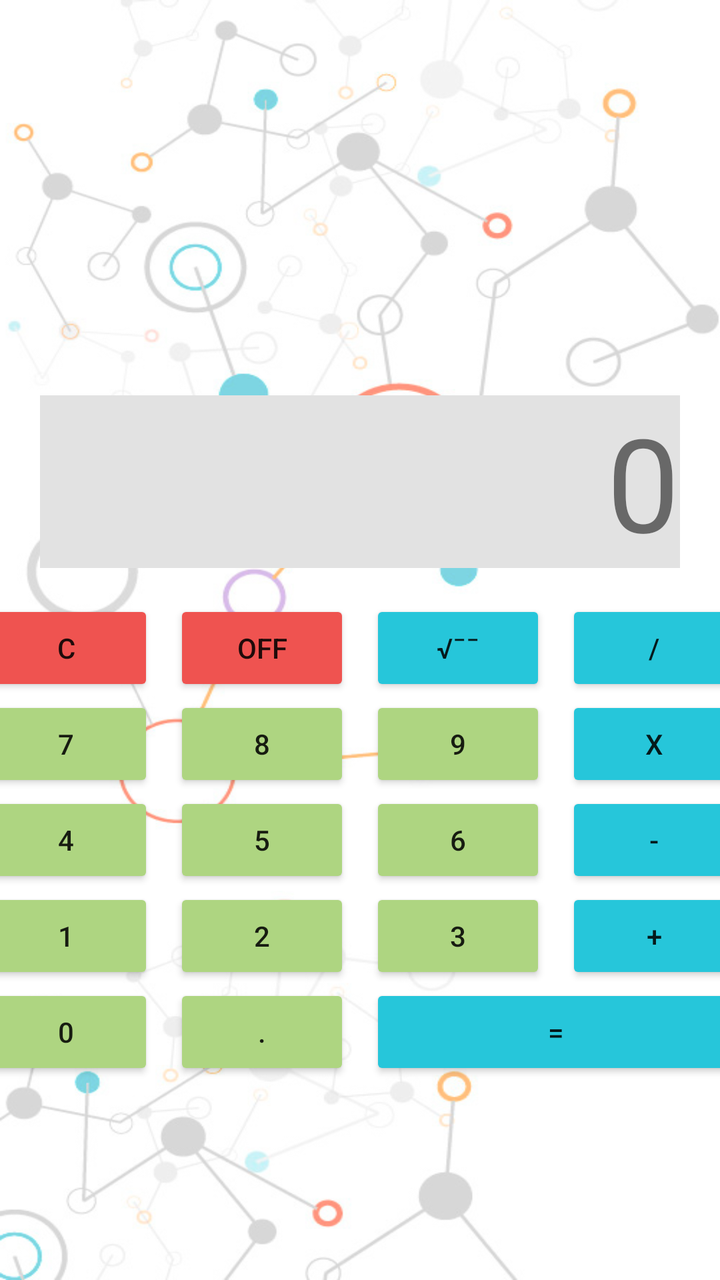
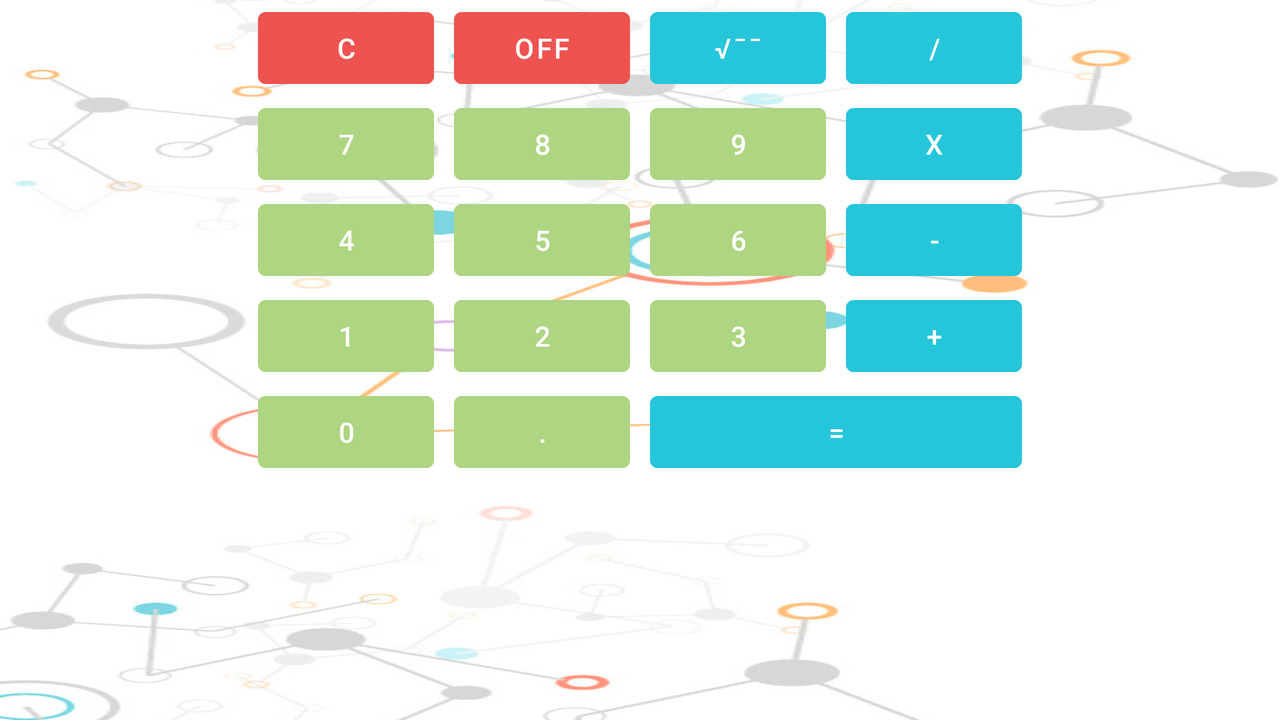

First picture: res/layout/ on a phone held upright. Second picture: the repository's own variant of that layout, on a device whose configuration matches the variant's folder. Source for both follows.
<!-- AndroidManifest.xml: application theme Theme.MyCalculator -->
<!-- res/layout/activity_main.xml -->
<?xml version="1.0" encoding="utf-8"?>
<androidx.constraintlayout.widget.ConstraintLayout xmlns:android="http://schemas.android.com/apk/res/android"
    xmlns:app="http://schemas.android.com/apk/res-auto"
    xmlns:tools="http://schemas.android.com/tools"
    android:layout_width="match_parent"
    android:layout_height="match_parent"
    android:background="@drawable/back"
    tools:context=".MainActivity">

    <EditText
        android:id="@+id/value"
        android:layout_width="match_parent"
        android:layout_height="wrap_content"
        tools:ignore="MissingConstraints"
        android:autofillHints=""
        android:visibility="invisible"/>


    <TextView
        android:id="@+id/monitor"
        android:layout_width="match_parent"
        android:layout_height="wrap_content"
        android:layout_marginStart="20dp"
        android:layout_marginEnd="20dp"
        android:layout_marginBottom="16dp"
        android:background="#e2e2e2"
        android:gravity="end"
        android:text="@string/d0"
        android:textSize="65sp"
        app:layout_constraintBottom_toTopOf="@+id/tableLayout"
        tools:layout_editor_absoluteX="0dp" />

    <TableLayout
        android:id="@+id/tableLayout"
        android:layout_width="match_parent"
        android:layout_height="wrap_content"
        android:layout_columnSpan="4"
        android:layout_marginTop="200dp"
        app:layout_constraintBottom_toBottomOf="parent"
        app:layout_constraintTop_toTopOf="parent">


        <TableRow
            android:layout_width="match_parent"
            android:layout_height="match_parent"
            android:gravity="center"
            android:orientation="horizontal">

            <Button
                android:id="@+id/resetButton"
                android:layout_width="wrap_content"
                android:layout_height="wrap_content"
                android:layout_marginEnd="10dp"
                android:backgroundTint="@color/red_flat"
                android:text="@string/c"
                tools:ignore="ButtonStyle" />

            <Button
                android:id="@+id/offButton"
                android:layout_width="wrap_content"
                android:layout_height="wrap_content"
                android:layout_marginEnd="10dp"
                android:backgroundTint="@color/red_flat"
                android:text="@string/off"
                tools:ignore="ButtonStyle" />

            <Button
                android:id="@+id/sqrtButton"
                android:layout_width="wrap_content"
                android:layout_height="wrap_content"
                android:layout_marginEnd="10dp"
                android:backgroundTint="@color/blue_flat"
                android:text="@string/sqr_root"
                tools:ignore="ButtonStyle" />


            <Button
                android:id="@+id/divisionButton"
                android:layout_width="wrap_content"
                android:layout_height="wrap_content"
                android:backgroundTint="@color/blue_flat"
                android:text="@string/division"
                tools:ignore="ButtonStyle" />

        </TableRow>

        <TableRow
            android:layout_width="match_parent"
            android:layout_height="match_parent"
            android:gravity="center"
            android:orientation="horizontal">

            <Button
                android:id="@+id/sevenButton"
                android:layout_width="wrap_content"
                android:layout_height="wrap_content"
                android:layout_marginEnd="10dp"
                android:backgroundTint="@color/green_flat"
                android:text="@string/d7"
                tools:ignore="ButtonStyle" />

            <Button
                android:id="@+id/eightButton"
                android:layout_width="wrap_content"
                android:layout_height="wrap_content"
                android:layout_marginEnd="10dp"
                android:backgroundTint="@color/green_flat"
                android:text="@string/d8"
                tools:ignore="ButtonStyle" />

            <Button
                android:id="@+id/nineButton"
                android:layout_width="wrap_content"
                android:layout_height="wrap_content"
                android:layout_marginEnd="10dp"
                android:backgroundTint="@color/green_flat"
                android:text="@string/d9"
                tools:ignore="ButtonStyle" />

            <Button
                android:id="@+id/multiplyButton"
                android:layout_width="wrap_content"
                android:layout_height="wrap_content"
                android:backgroundTint="@color/blue_flat"
                android:text="@string/multiplication"
                tools:ignore="ButtonStyle" />

        </TableRow>

        <TableRow
            android:layout_width="match_parent"
            android:layout_height="match_parent"
            android:gravity="center"
            android:orientation="horizontal">

            <Button
                android:id="@+id/fourButton"
                android:layout_width="wrap_content"
                android:layout_height="wrap_content"
                android:layout_marginEnd="10dp"
                android:backgroundTint="@color/green_flat"
                android:text="@string/d4"
                tools:ignore="ButtonStyle" />

            <Button
                android:id="@+id/fiveButton"
                android:layout_width="wrap_content"
                android:layout_height="wrap_content"
                android:layout_marginEnd="10dp"
                android:backgroundTint="@color/green_flat"
                android:text="@string/d5"
                tools:ignore="ButtonStyle" />

            <Button
                android:id="@+id/sixButton"
                android:layout_width="wrap_content"
                android:layout_height="wrap_content"
                android:layout_marginEnd="10dp"
                android:backgroundTint="@color/green_flat"
                android:text="@string/d6"
                tools:ignore="ButtonStyle" />

            <Button
                android:id="@+id/minusButton"
                android:layout_width="wrap_content"
                android:layout_height="wrap_content"
                android:backgroundTint="@color/blue_flat"
                android:text="@string/minus"
                tools:ignore="ButtonStyle" />

        </TableRow>

        <TableRow
            android:layout_width="match_parent"
            android:layout_height="match_parent"
            android:gravity="center"
            android:orientation="horizontal">

            <Button
                android:id="@+id/oneButton"
                android:layout_width="wrap_content"
                android:layout_height="wrap_content"
                android:layout_marginEnd="10dp"
                android:backgroundTint="@color/green_flat"
                android:text="@string/d1"
                tools:ignore="ButtonStyle" />

            <Button
                android:id="@+id/twoButton"
                android:layout_width="wrap_content"
                android:layout_height="wrap_content"
                android:layout_marginEnd="10dp"
                android:backgroundTint="@color/green_flat"
                android:text="@string/d2"
                tools:ignore="ButtonStyle" />

            <Button
                android:id="@+id/threeButton"
                android:layout_width="wrap_content"
                android:layout_height="wrap_content"
                android:layout_marginEnd="10dp"
                android:backgroundTint="@color/green_flat"
                android:text="@string/d3"
                tools:ignore="ButtonStyle" />

            <Button
                android:id="@+id/plusButton"
                android:layout_width="wrap_content"
                android:layout_height="wrap_content"
                android:backgroundTint="@color/blue_flat"
                android:text="@string/plus"
                tools:ignore="ButtonStyle" />

        </TableRow>

        <TableRow
            android:layout_width="match_parent"
            android:layout_height="match_parent"
            android:gravity="center"
            android:orientation="horizontal">

            <Button
                android:id="@+id/zeroButton"
                android:layout_width="wrap_content"
                android:layout_height="wrap_content"
                android:layout_marginEnd="10dp"
                android:backgroundTint="@color/green_flat"
                android:text="@string/d0"
                tools:ignore="ButtonStyle" />

            <Button
                android:id="@+id/pointButton"
                android:layout_width="wrap_content"
                android:layout_height="wrap_content"
                android:layout_marginEnd="10dp"
                android:backgroundTint="@color/green_flat"
                android:text="@string/point"
                tools:ignore="ButtonStyle" />


            <Button
                android:id="@+id/equalButton"
                android:layout_width="wrap_content"
                android:layout_height="wrap_content"
                android:layout_span="2"
                android:backgroundTint="@color/blue_flat"
                android:text="@string/equally"
                tools:ignore="ButtonStyle" />

        </TableRow>


    </TableLayout>

</androidx.constraintlayout.widget.ConstraintLayout>
<!-- resources referenced by this layout -->
<resources>
  <color name="blue_flat">#26C6DA</color>
  <color name="green_flat">#AED581</color>
  <color name="red_flat">#EF5350</color>
  <!-- drawable back: png bitmap (drawable, 199322 bytes) -->
  <string name="c">C</string>
  <string name="d0">0</string>
  <string name="d1">1</string>
  <string name="d2">2</string>
  <string name="d3">3</string>
  <string name="d4">4</string>
  <string name="d5">5</string>
  <string name="d6">6</string>
  <string name="d7">7</string>
  <string name="d8">8</string>
  <string name="d9">9</string>
  <string name="division">/</string>
  <string name="equally">=</string>
  <string name="minus">-</string>
  <string name="multiplication">X</string>
  <string name="off">OFF</string>
  <string name="plus">+</string>
  <string name="point">.</string>
  <string name="sqr_root">√¯¯</string>
  <style name="Theme.MyCalculator" parent="Theme.MaterialComponents.DayNight.DarkActionBar">
          
          <item name="colorPrimary">@color/purple_500</item>
          <item name="colorPrimaryVariant">@color/purple_700</item>
          <item name="colorOnPrimary">@color/white</item>
          
          <item name="colorSecondary">@color/teal_200</item>
          <item name="colorSecondaryVariant">@color/teal_700</item>
          <item name="colorOnSecondary">@color/black</item>
          <item name="backgroundColor">@color/white</item>
          
          <item name="android:statusBarColor" tools:targetApi="l">?attr/colorPrimaryVariant</item>
          
      </style>
  <color name="purple_500">#FF6200EE</color>
  <color name="purple_700">#FF3700B3</color>
  <color name="white">#FFFFFFFF</color>
  <color name="teal_200">#FF03DAC5</color>
  <color name="teal_700">#FF018786</color>
  <color name="black">#FF000000</color>
</resources>
<!-- res/layout-land/activity_main.xml (the author's variant of the layout above) -->
<!-- drawn on the phone turned sideways -->
<?xml version="1.0" encoding="utf-8"?>
<androidx.constraintlayout.widget.ConstraintLayout xmlns:android="http://schemas.android.com/apk/res/android"
    xmlns:app="http://schemas.android.com/apk/res-auto"
    xmlns:tools="http://schemas.android.com/tools"
    android:layout_width="match_parent"
    android:layout_height="match_parent"
    android:background="@drawable/back"
    android:orientation="horizontal"
    tools:context=".MainActivity">


    <EditText
        android:id="@+id/value"
        android:layout_width="match_parent"
        android:layout_height="wrap_content"
        android:autofillHints=""
        android:visibility="invisible"
        tools:ignore="MissingConstraints"
        tools:layout_editor_absoluteX="0dp"
        tools:layout_editor_absoluteY="42dp" />

    <TextView
        android:id="@+id/monitor"
        android:layout_width="364dp"
        android:layout_height="48dp"
        android:autofillHints=""
        android:background="@color/monitor_back"
        android:gravity="end"
        android:textSize="@dimen/monitorTextSize"
        app:layout_constraintBottom_toBottomOf="parent"
        app:layout_constraintEnd_toEndOf="parent"
        app:layout_constraintStart_toStartOf="parent"
        app:layout_constraintTop_toBottomOf="@+id/tableLayout"
        app:layout_constraintVertical_bias="0.202"
        app:layout_goneMarginBottom="60dp" />

    <TableLayout
        android:id="@+id/tableLayout"
        android:layout_width="437dp"
        android:layout_height="256dp"
        android:layout_columnSpan="4"
        app:layout_constraintEnd_toEndOf="parent"
        app:layout_constraintStart_toStartOf="parent"
        app:layout_constraintTop_toTopOf="parent"
        app:layout_goneMarginTop="50dp">


        <TableRow style="@style/TableRowStyle">

            <com.google.android.material.button.MaterialButton
                android:id="@+id/resetButton"
                style="@style/ButtonStyle"
                android:backgroundTint="@color/red_flat"
                android:text="@string/c" />

            <com.google.android.material.button.MaterialButton
                android:id="@+id/offButton"
                style="@style/ButtonStyle"
                android:backgroundTint="@color/red_flat"
                android:text="@string/off" />

            <com.google.android.material.button.MaterialButton
                android:id="@+id/sqrtButton"
                style="@style/ButtonStyle"
                android:backgroundTint="@color/blue_flat"
                android:text="@string/sqr_root" />


            <com.google.android.material.button.MaterialButton
                android:id="@+id/divisionButton"
                style="@style/ButtonStyle"
                android:layout_marginEnd="0dp"
                android:backgroundTint="@color/blue_flat"
                android:text="@string/division" />

        </TableRow>

        <TableRow style="@style/TableRowStyle">

            <com.google.android.material.button.MaterialButton
                android:id="@+id/sevenButton"
                style="@style/ButtonStyle"
                android:backgroundTint="@color/green_flat"
                android:text="@string/d7" />

            <com.google.android.material.button.MaterialButton
                android:id="@+id/eightButton"
                style="@style/ButtonStyle"
                android:backgroundTint="@color/green_flat"
                android:text="@string/d8" />

            <com.google.android.material.button.MaterialButton
                android:id="@+id/nineButton"
                style="@style/ButtonStyle"
                android:backgroundTint="@color/green_flat"
                android:text="@string/d9" />

            <com.google.android.material.button.MaterialButton
                android:id="@+id/multiplyButton"
                style="@style/ButtonStyle"
                android:layout_marginEnd="0dp"
                android:backgroundTint="@color/blue_flat"
                android:text="@string/multiplication" />

        </TableRow>

        <TableRow style="@style/TableRowStyle">

            <com.google.android.material.button.MaterialButton
                android:id="@+id/fourButton"
                style="@style/ButtonStyle"
                android:backgroundTint="@color/green_flat"
                android:text="@string/d4" />

            <com.google.android.material.button.MaterialButton
                android:id="@+id/fiveButton"
                style="@style/ButtonStyle"
                android:backgroundTint="@color/green_flat"
                android:text="@string/d5" />

            <com.google.android.material.button.MaterialButton
                android:id="@+id/sixButton"
                style="@style/ButtonStyle"
                android:backgroundTint="@color/green_flat"
                android:text="@string/d6" />

            <com.google.android.material.button.MaterialButton
                android:id="@+id/minusButton"
                style="@style/ButtonStyle"
                android:layout_marginEnd="0dp"
                android:backgroundTint="@color/blue_flat"
                android:text="@string/minus" />

        </TableRow>

        <TableRow style="@style/TableRowStyle">

            <com.google.android.material.button.MaterialButton
                android:id="@+id/oneButton"
                style="@style/ButtonStyle"
                android:backgroundTint="@color/green_flat"
                android:text="@string/d1" />

            <com.google.android.material.button.MaterialButton
                android:id="@+id/twoButton"
                style="@style/ButtonStyle"
                android:backgroundTint="@color/green_flat"
                android:text="@string/d2" />

            <com.google.android.material.button.MaterialButton
                android:id="@+id/threeButton"
                style="@style/ButtonStyle"
                android:backgroundTint="@color/green_flat"
                android:text="@string/d3" />

            <com.google.android.material.button.MaterialButton
                android:id="@+id/plusButton"
                style="@style/ButtonStyle"
                android:layout_marginEnd="0dp"
                android:backgroundTint="@color/blue_flat"
                android:text="@string/plus" />

        </TableRow>

        <TableRow style="@style/TableRowStyle">

            <com.google.android.material.button.MaterialButton
                android:id="@+id/zeroButton"
                style="@style/ButtonStyle"
                android:backgroundTint="@color/green_flat"
                android:text="@string/d0" />

            <com.google.android.material.button.MaterialButton
                android:id="@+id/pointButton"
                style="@style/ButtonStyle"
                android:backgroundTint="@color/green_flat"
                android:text="@string/point" />


            <com.google.android.material.button.MaterialButton
                android:id="@+id/equalButton"
                style="@style/ButtonStyle"
                android:layout_marginEnd="0dp"
                android:layout_span="2"
                android:backgroundTint="@color/blue_flat"
                android:text="@string/equally" />

        </TableRow>

    </TableLayout>

</androidx.constraintlayout.widget.ConstraintLayout>
<!-- resources referenced by the variant -->
<!-- as the phone turned sideways resolves them -->
<resources>
  <color name="blue_flat">#26C6DA</color>
  <color name="green_flat">#AED581</color>
  <color name="monitor_back">#403c3c</color>
  <color name="red_flat">#EF5350</color>
  <!-- from res/values-land/ -->
  <dimen name="monitorTextSize">40sp</dimen>
  <!-- drawable back: png bitmap (drawable, 199322 bytes) -->
  <string name="c">C</string>
  <string name="d0">0</string>
  <string name="d1">1</string>
  <string name="d2">2</string>
  <string name="d3">3</string>
  <string name="d4">4</string>
  <string name="d5">5</string>
  <string name="d6">6</string>
  <string name="d7">7</string>
  <string name="d8">8</string>
  <string name="d9">9</string>
  <string name="division">/</string>
  <string name="equally">=</string>
  <string name="minus">-</string>
  <string name="multiplication">X</string>
  <string name="off">OFF</string>
  <string name="plus">+</string>
  <string name="point">.</string>
  <string name="sqr_root">√¯¯</string>
  <style name="ButtonStyle">
          <item name="android:layout_width">wrap_content</item>
          <item name="android:layout_height">wrap_content</item>
          <item name="android:layout_marginEnd">10dp</item>
      </style>
  <style name="TableRowStyle">
          <item name="android:layout_width">match_parent</item>
          <item name="android:layout_height">match_parent</item>
          <item name="android:gravity">center</item>
          <item name="android:orientation">horizontal</item>
      </style>
  <style name="Theme.MyCalculator" parent="Theme.MaterialComponents.DayNight.DarkActionBar">
          
          <item name="colorPrimary">@color/purple_500</item>
          <item name="colorPrimaryVariant">@color/purple_700</item>
          <item name="colorOnPrimary">@color/white</item>
          
          <item name="colorSecondary">@color/teal_200</item>
          <item name="colorSecondaryVariant">@color/teal_700</item>
          <item name="colorOnSecondary">@color/black</item>
          <item name="backgroundColor">@color/white</item>
          
          <item name="android:statusBarColor" tools:targetApi="l">?attr/colorPrimaryVariant</item>
          
      </style>
  <color name="purple_500">#FF6200EE</color>
  <color name="purple_700">#FF3700B3</color>
  <color name="white">#FFFFFFFF</color>
  <color name="teal_200">#FF03DAC5</color>
  <color name="teal_700">#FF018786</color>
  <color name="black">#FF000000</color>
</resources>
